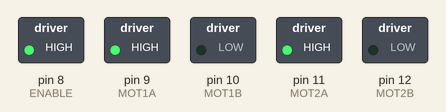
Recording of a sketch running on a simulated Arduino Uno, built with avr-gcc and run on an emulated ATmega328P. Shown: switched loads named in the sketch (green lamp = pin HIGH).

Above: at 0.1 s.
At 1.1 s:
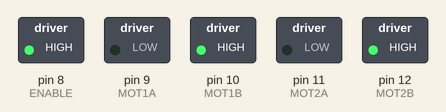
At 2.1 s:
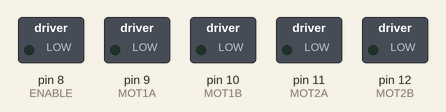
Timing chart, 0 to 3.6 s (numbered marks = the images above):
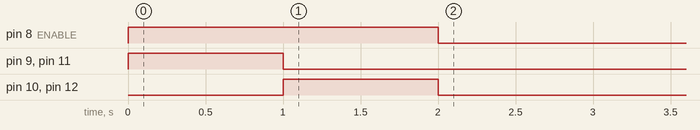

The sketch:

RoboCar.ino
```cpp
/*
 * EE302 Robot Car Final Project
 */

// Enable is pin 8, HIGH enables the H-Bridge
#define ENABLE 8
// Define motor one
#define MOT1A 9
#define MOT1B 10
// Define motor 2
#define MOT2A 11
#define MOT2B 12

void setup() {
  // set all pins to output
  pinMode(ENABLE, OUTPUT);
  pinMode(MOT1A, OUTPUT);
  pinMode(MOT1B, OUTPUT);
  pinMode(MOT2A, OUTPUT);
  pinMode(MOT2B, OUTPUT);

  digitalWrite(ENABLE, HIGH);
  //Run the directions
  forward();
  reverse();
  stopAll();

  //end
  digitalWrite(ENABLE, LOW);
}

void forward() {
  //All forward
  digitalWrite(MOT1A, HIGH);
  digitalWrite(MOT1B, LOW);
  digitalWrite(MOT2A, HIGH);
  digitalWrite(MOT2B, LOW);
  delay(1000);
}

void reverse() {
  //All reverse
  digitalWrite(MOT1A, LOW);
  digitalWrite(MOT1B, HIGH);
  digitalWrite(MOT2A, LOW);
  digitalWrite(MOT2B, HIGH);
  delay(1000);
}

void stopAll() {
  digitalWrite(MOT1A, LOW);
  digitalWrite(MOT1B, LOW);
  digitalWrite(MOT2A, LOW);
  digitalWrite(MOT2B, LOW);
}

void loop() {
  // put your main code here, to run repeatedly:

}
```
